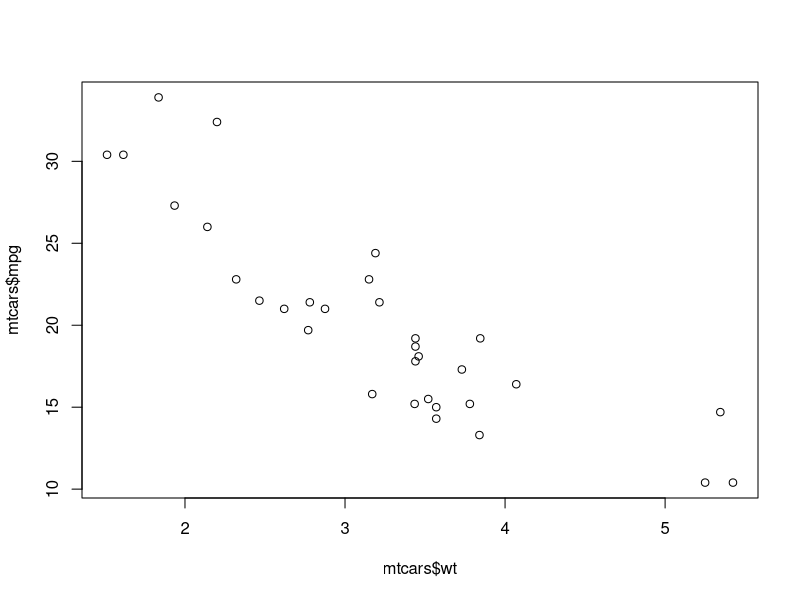
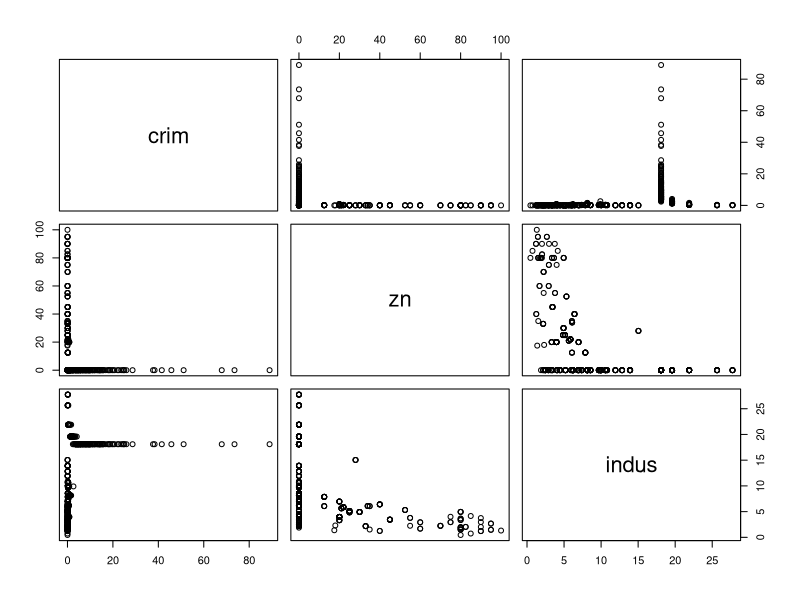
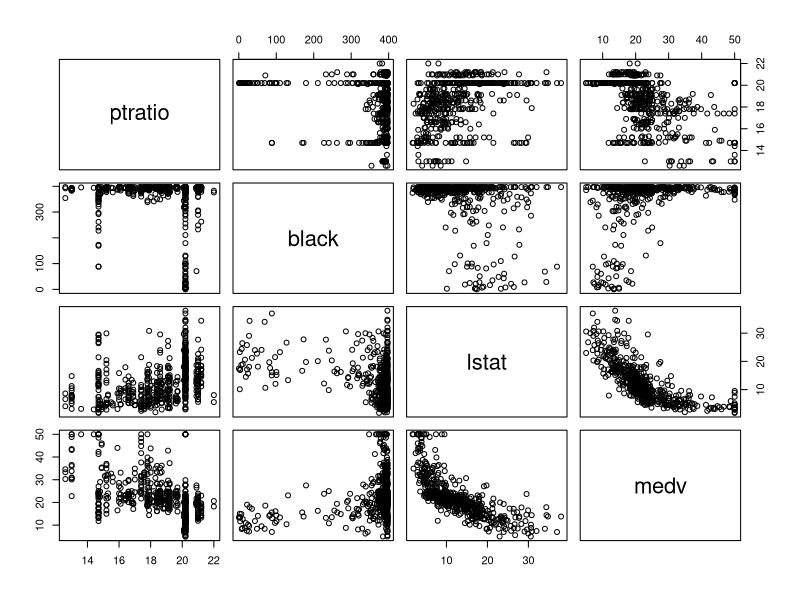
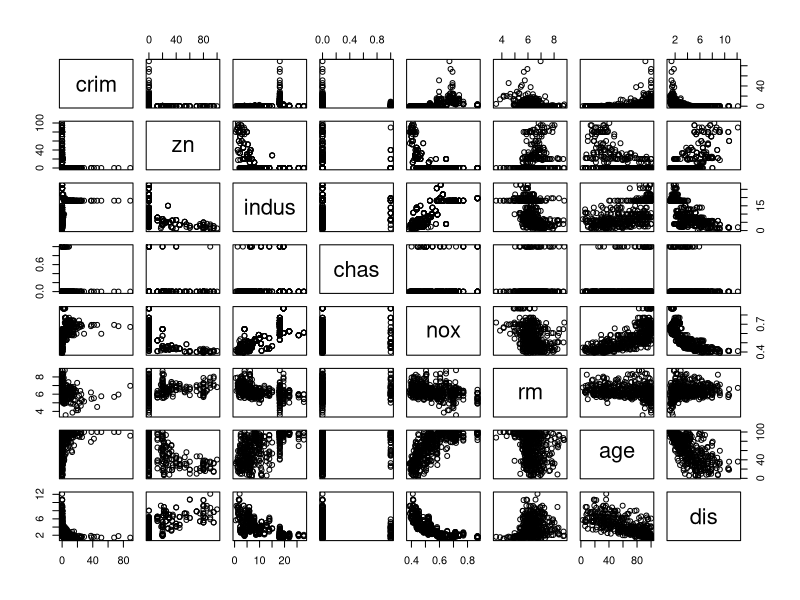

Generate these figures, in order, with R:
## ---- chunk 1
knitr::opts_chunk$set(echo = TRUE)
## ---- chunk 2
names(mtcars)
## ---- chunk 3
range(mtcars)
## ---- chunk 4
mean(mtcars$mpg)
mean(mtcars$disp)
mean(mtcars$hp)
mean(mtcars$drat)
mean(mtcars$wt)
mean(mtcars$qsec)
mean(mtcars$gear)
mean(mtcars$carb)
## ---- chunk 5
sd(mtcars$mpg)
sd(mtcars$disp)
sd(mtcars$hp)
sd(mtcars$drat)
sd(mtcars$wt)
sd(mtcars$qsec)
sd(mtcars$gear)
sd(mtcars$carb)
## ---- chunk 6
mtcars.rm = mtcars[-c(10:32),]
## ---- chunk 7
range(mtcars.rm)
## ---- chunk 8
mean(mtcars$mpg)
mean(mtcars$disp)
mean(mtcars$hp)
mean(mtcars$drat)
mean(mtcars$wt)
mean(mtcars$qsec)
mean(mtcars$gear)
mean(mtcars$carb)
## ---- chunk 9
sd(mtcars$mpg)
sd(mtcars$disp)
sd(mtcars$hp)
sd(mtcars$drat)
sd(mtcars$wt)
sd(mtcars$qsec)
sd(mtcars$gear)
sd(mtcars$carb)
## ---- chunk 10
plot(mtcars$wt, mtcars$mpg)
## ---- chunk 11
mpglm.lm = lm(mtcars$mpg ~ mtcars$disp + mtcars$hp + mtcars$drat + mtcars$wt)
summary(mpglm.lm)
## ---- chunk 12
library(MASS)
## ---- chunk 13
Boston
## ---- chunk 14
#?Boston
## ---- chunk 15
dim(Boston)
## ---- chunk 16
pairs(Boston[,c(1:3)])
## ---- chunk 17
pairs(Boston [,c(11:14)])
## ---- chunk 18
pairs(Boston[,c(1:8)])
## ---- chunk 19
summary(Boston$crim)
selection = subset(Boston, crim>10)
nrow(selection)/nrow(Boston)
## ---- chunk 20
summary(Boston$tax)
selection = subset(Boston, tax < 400)
nrow(selection)/nrow(Boston)
## ---- chunk 21
summary(Boston$ptratio)
selection = subset(Boston, ptratio > 20)
nrow(selection) / nrow(Boston)
## ---- chunk 22
nrow(subset(Boston, chas == 1))
## ---- chunk 23
summary(Boston$ptratio)
## ---- chunk 24
over7rooms = subset(Boston, rm > 7)
nrow(over7rooms)
## ---- chunk 25
over8rooms = subset(Boston, rm > 8)
nrow(over8rooms)
summary(over8rooms)
